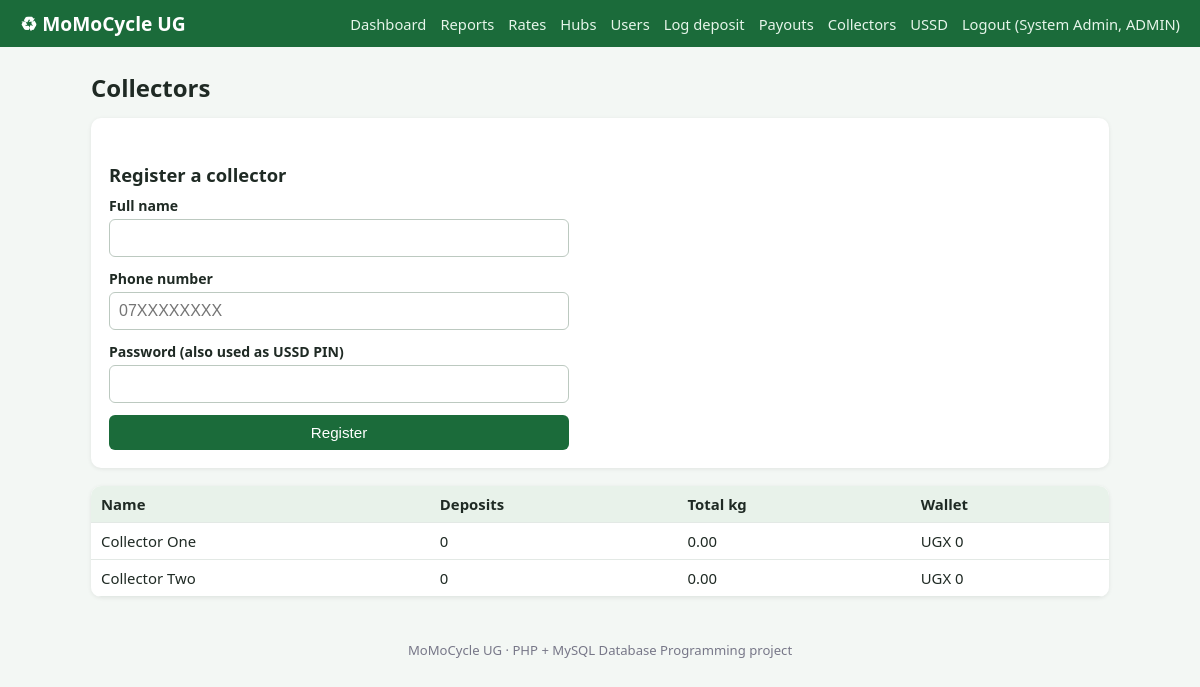
Screenshot of /agent/collectors.php (signed in) with the database file from the repository.
### tables this page shows
CREATE TABLE users (
  user_id        INT AUTO_INCREMENT PRIMARY KEY,
  full_name      VARCHAR(100) NOT NULL,
  phone_number   VARCHAR(20)  NOT NULL UNIQUE,
  email          VARCHAR(100) UNIQUE,
  password_hash  VARCHAR(255) NOT NULL,
  role           ENUM('ADMIN','AGENT','COLLECTOR') NOT NULL DEFAULT 'COLLECTOR',
  wallet_balance DECIMAL(12,2) NOT NULL DEFAULT 0.00,
  created_at     TIMESTAMP DEFAULT CURRENT_TIMESTAMP,
  CONSTRAINT chk_wallet_nonneg CHECK (wallet_balance >= 0)
);

### includes/auth.php (called while the page is built, shortened)
<?php
function h($v): string { return htmlspecialchars((string)$v, ENT_QUOTES, 'UTF-8'); }
function ugx($n): string { return 'UGX ' . number_format((float)$n, 0); }

### agent/collectors.php (the view, shortened to what this page needs)
<?php
require_once __DIR__ . '/../includes/auth.php';
$rows = $pdo->query('SELECT * FROM vw_collector_earnings ORDER BY full_name')->fetchAll();
require __DIR__ . '/../includes/header.php';
?>
<h1>Collectors</h1>
<div class="card">
  <h2>Register a collector</h2>
  <form method="post" class="stack">
    <label>Full name <input name="full_name" required></label>
    <label>Phone number <input name="phone_number" required placeholder="07XXXXXXXX"></label>
    <label>Password (also used as USSD PIN) <input type="password" name="password" required minlength="6"></label>
    <button>Register</button>
  </form>
</div>
<div class="tablewrap"><table>
  <tr><th>Name</th><th>Deposits</th><th>Total kg</th><th>Wallet</th></tr>
  <?php foreach ($rows as $r): ?>
  <tr><td><?= h($r['full_name']) ?></td><td><?= (int)$r['total_deposits'] ?></td><td><?= h($r['total_kg']) ?></td><td><?= ugx($r['wallet_balance']) ?></td></tr>
  <?php endforeach; ?>
</table></div>
<?php require __DIR__ . '/../includes/footer.php'; ?>

### assets/style.css (style rules this page uses)
* { box-sizing:border-box }
body { margin:0;font-family:Segoe UI,Arial,sans-serif;background:#f3f7f4;color:#1f2a24 }
h1 { font-size:1.5rem;margin:.2em 0 .6em }
h2 { font-size:1.15rem;margin:1.4em 0 .5em }
.card { background:#fff;border-radius:10px;padding:18px;box-shadow:0 1px 4px rgba(0,0,0,.08);margin-bottom:18px }
table { width:100%;border-collapse:collapse;background:#fff;font-size:.93rem }
th,td { padding:8px 10px;border-bottom:1px solid #e3e9e5;text-align:left }
th { background:#e8f2ea }
.tablewrap { overflow-x:auto;border-radius:10px;box-shadow:0 1px 4px rgba(0,0,0,.08) }
form.stack { display:grid;gap:12px;max-width:460px }
label { font-size:.88rem;font-weight:600;display:grid;gap:4px }
input,select { padding:9px;border:1px solid #bcc9c0;border-radius:6px;font-size:1rem }
button,.btn { background:#1b6b3a;color:#fff;border:0;padding:9px 16px;border-radius:6px;cursor:pointer;font-size:.95rem;text-decoration:none;display:inline-block }

### rows the page displays
users: full_name "Collector One", total_deposits "0", total_kg "0.00", wallet_balance "UGX 0"
users: full_name "Collector Two", total_deposits "0", total_kg "0.00", wallet_balance "UGX 0"

### other values shown
$u['full_name'] "System Admin"
$u['role'] "ADMIN"
